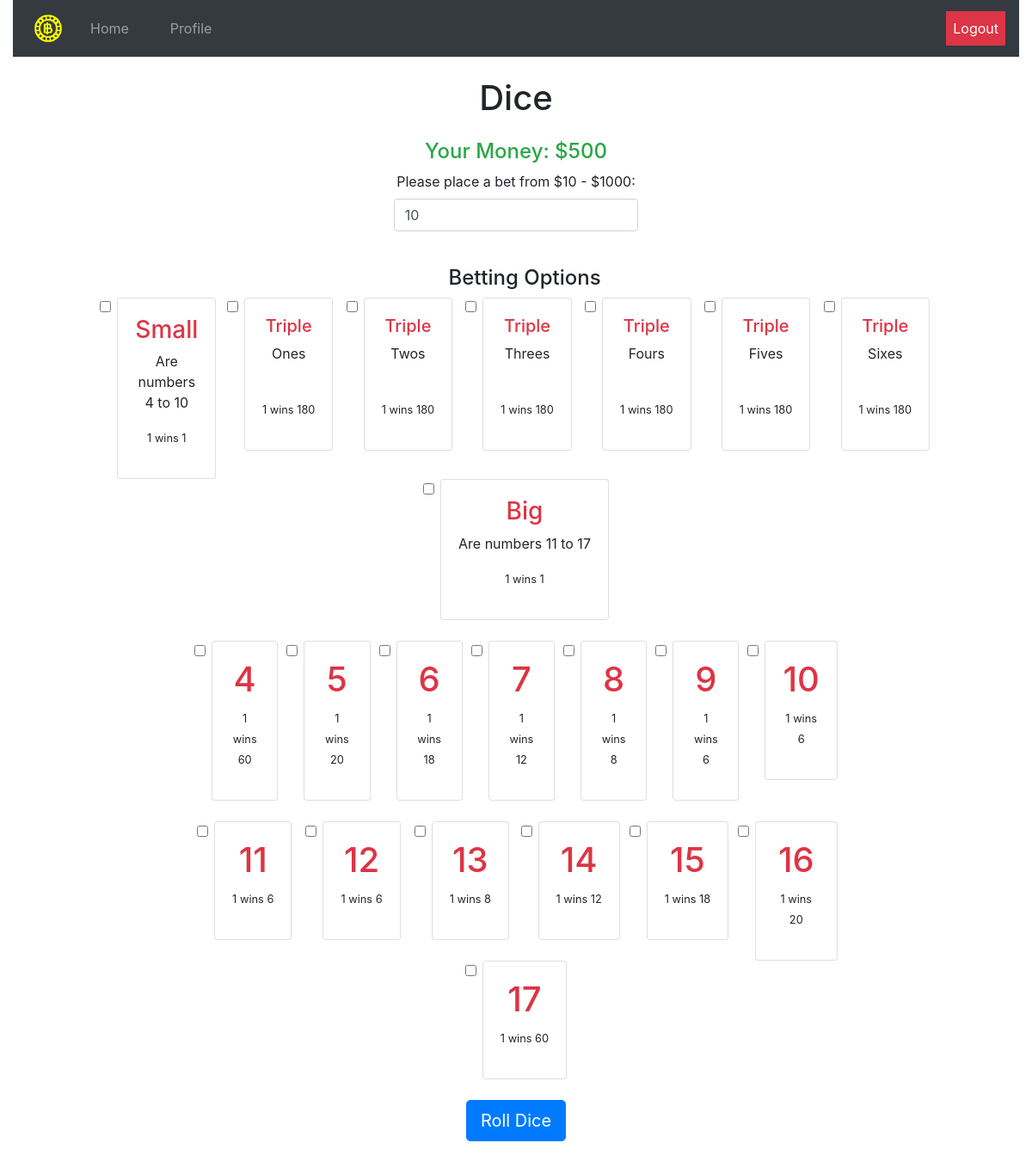
/dice (signed in), run on an earlier commit of the app's database.
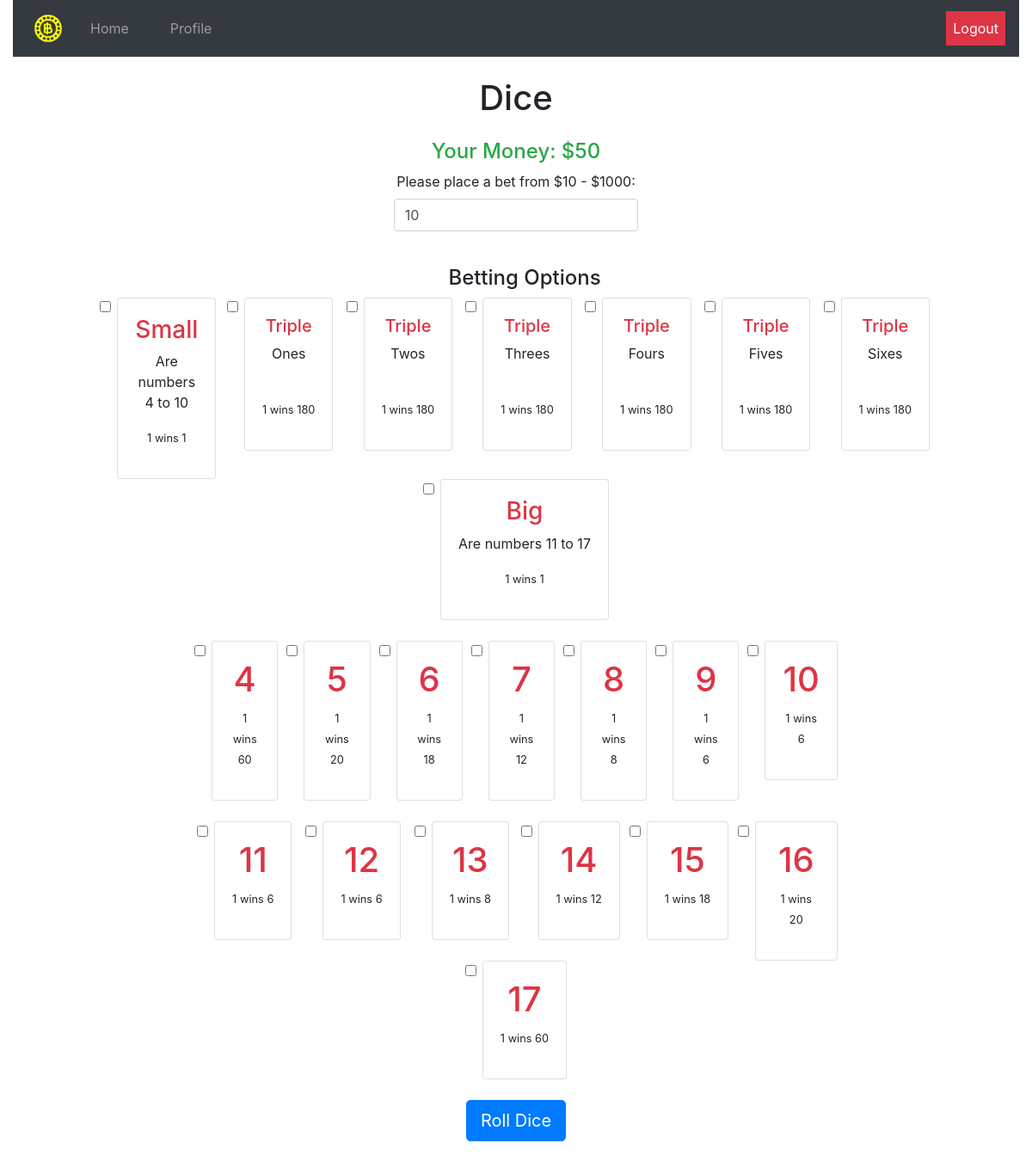
And on a later commit of the database.
### tables this page shows
CREATE TABLE user_tbl (username TEXT, password TEXT, pfp TEXT, money INT, time INT, boosts TEXT);

### app.py (the view, shortened to what this page needs)
@app.route("/dice", methods=["GET", "POST"])
@login_required
def dice():
    user = session['username']
    if request.method == 'GET':
        money = db_manager.getMoney(user)
        return render_template("dice.html", betting=True, money=money)

### app.py (called while the page is built)
def login_required(f):
    @wraps(f)
    def dec(*args, **kwargs):
        if 'username' in session:
            for arg in args:
                print(arg)
            return f(*args, **kwargs)
        flash('You must be logged in to view this page!', 'alert-danger')
        return redirect('/')
    return dec

### utl/db_builder.py (called while the page is built)
def execmany(cmd, inputs):
    db = sqlite3.connect(DB_FILE)
    c = db.cursor()
    output = c.execute(cmd, inputs)
    db.commit()
    return output

### utl/db_manager.py (called while the page is built)
def getMoney(username):
    q = "SELECT money from user_tbl WHERE username=?"
    inputs = (username, )
    data = execmany(q, inputs).fetchone()[0]
    return data

### templates/dice.html (shortened to what this page needs)
{% extends "_base.html" %}
{% block body %}
<h1>Dice</h1>
<div class="w-100 p-3">
	<h4 class="text-success">Your Money: ${{ money }}</h4>
	{% if betting %}
  <form action="/dice" method="POST">
    <div class="form-group">
      <label for="bet">Please place a bet from $10 - $1000:</label>
      <input name="bet" type="number" class="form-control w-25"  min="10" max="1000" id="bet" value=10>
    </div><br>
		<div class="form-check" style="width:85%;" id="options">
			<h4>Betting Options</h4>
			<div class="row">
				<div class="col">
					<input class="form-check-input" type="checkbox" value="small" name="options">
				  <label class="form-check-label">
						<div class="card">
						  <div class="card-body">
						    <h3 class="text-danger">Small</h3>
								<p>Are numbers 4 to 10</p>
								<p><small> 1 wins 1 </small></p>
						  </div>
						</div>
				  </label>
				</div>
				<div class="col">
					<input class="form-check-input" type="checkbox" value="triple1" name="options" >
				  <label class="form-check-label">
						<div class="card">
						  <div class="card-body">
								<h5 class="text-danger">Triple</h5>
								<p>Ones</p><br>
								<p><small> 1 wins 180 </small></p>
						  </div>
						</div>
				  </label>
				</div>
				<div class="col">
					<input class="form-check-input" type="checkbox" value="triple2" name="options" >
				  <label class="form-check-label">
						<div class="card">
						  <div class="card-body">
								<h5 class="text-danger">Triple</h5>
								<p>Twos</p><br>
								<p><small> 1 wins 180 </small></p>
						  </div>
						</div>
				  </label>
				</div>
				<div class="col">
					<input class="form-check-input" type="checkbox" value="triple3" name="options" >
				  <label class="form-check-label">
						<div class="card">
						  <div class="card-body">
								<h5 class="text-danger">Triple</h5>
								<p>Threes</p><br>
								<p><small> 1 wins 180 </small></p>
						  </div>
						</div>
				  </label>
				</div>
				<div class="col">
					<input class="form-check-input" type="checkbox" value="triple4" name="options" >
				  <label class="form-check-label">
						<div class="card">
						  <div class="card-body">
								<h5 class="text-danger">Triple</h5>
								<p>Fours</p><br>
								<p><small> 1 wins 180 </small></p>
						  </div>
						</div>
				  </label>
				</div>
				<div class="col">
					<input class="form-check-input" type="checkbox" value="triple5" name="options" >
				  <label class="form-check-label">
						<div class="card">
						  <div class="card-body">
								<h5 class="text-danger">Triple</h5>
								<p>Fives</p><br>
								<p><small> 1 wins 180 </small></p>
						  </div>
						</div>
				  </label>
				</div>
				<div class="col">
					<input class="form-check-input" type="checkbox" value="triple6" name="options" >
				  <label class="form-check-label">
						<div class="card">
						  <div class="card-body">
								<h5 class="text-danger">Triple</h5>
								<p>Sixes</p><br>
								<p><small> 1 wins 180 </small></p>
						  </div>
						</div>
				  </label>
				</div>
				<div class="col">
					<input class="form-check-input" type="checkbox" value="big" name="options" >
				  <label class="form-check-label">
						<div class="card">
						  <div class="card-body">
						    <h3 class="text-danger">Big</h3>
								<p>Are numbers 11 to 17</p>
								<p><small> 1 wins 1 </small></p>
						  </div>
						</div>
				  </label>
				</div>
			</div>
			<br>
			<div class="row" style="width:80%">
				<div class="col">
					<input class="form-check-input" type="checkbox" value="sum4" name="options">
					<label class="form-check-label">
						<div class="card">
						  <div class="card-body">
								<h1 class="text-danger">4</h1>
								<p><small>1 wins 60</small></p>
						  </div>
						</div>
				  </label>
				</div>
				<div class="col">
					<input class="form-check-input" type="checkbox" value="sum5" name="options">
					<label class="form-check-label">
						<div class="card">
						  <div class="card-body">
								<h1 class="text-danger">5</h1>
								<p><small>1 wins 20</small></p>
						  </div>
						</div>
				  </label>
				</div>
				<div class="col">
					<input class="form-check-input" type="checkbox" value="sum6" name="options">
					<label class="form-check-label">
						<div class="card">
						  <div class="card-body">
								<h1 class="text-danger">6</h1>
								<p><small>1 wins 18</small></p>
						  </div>
						</div>
				  </label>
				</div>
				<div class="col">
					<input class="form-check-input" type="checkbox" value="sum7" name="options">
					<label class="form-check-label">
						<div class="card">
						  <div class="card-body">
								<h1 class="text-danger">7</h1>
								<p><small>1 wins 12</small></p>
						  </div>
						</div>
				  </label>
				</div>
				<div class="col">
					<input class="form-check-input" type="checkbox" value="sum8" name="options">
					<label class="form-check-label">
						<div class="card">
						  <div class="card-body">
								<h1 class="text-danger">8</h1>
								<p><small>1 wins 8</small></p>
						  </div>
						</div>
				  </label>
				</div>
				<div class="col">
					<input class="form-check-input" type="checkbox" value="sum9" name="options">
					<label class="form-check-label">
						<div class="card">
						  <div class="card-body">
								<h1 class="text-danger">9</h1>
								<p><small>1 wins 6</small></p>
						  </div>
						</div>
				  </label>
				</div>
				<div class="col">
					<input class="form-check-input" type="checkbox" value="sum10" name="options">
					<label class="form-check-label">
						<div class="card">
						  <div class="card-body">
								<h1 class="text-danger">10</h1>
								<p><small>1 wins 6</small></p>
						  </div>
						</div>
				  </label>
				</div>
			</div>
			<br>
			<div class="row" style="width:80%">
				<div class="col">
					<input class="form-check-input" type="checkbox" value="sum11" name="options">
					<label class="form-check-label">
						<div class="card">
							<div class="card-body">
								<h1 class="text-danger">11</h1>
								<p><small>1 wins 6</small></p>
							</div>
						</div>
					</label>
				</div>
				<div class="col">
					<input class="form-check-input" type="checkbox" value="sum12" name="options">
					<label class="form-check-label">
						<div class="card">
							<div class="card-body">
								<h1 class="text-danger">12</h1>
								<p><small>1 wins 6</small></p>
							</div>
						</div>
					</label>
				</div>
				<div class="col">
					<input class="form-check-input" type="checkbox" value="sum13" name="options">
					<label class="form-check-label">
						<div class="card">
							<div class="card-body">
								<h1 class="text-danger">13</h1>
								<p><small>1 wins 8</small></p>
							</div>
						</div>
					</label>
				</div>
				<div class="col">
					<input class="form-check-input" type="checkbox" value="sum14" name="options">
					<label class="form-check-label">
						<div class="card">
							<div class="card-body">
								<h1 class="text-danger">14</h1>
								<p><small>1 wins 12</small></p>
							</div>
						</div>
					</label>
				</div>
				<div class="col">
					<input class="form-check-input" type="checkbox" value="sum15" name="options">
					<label class="form-check-label">
						<div class="card">
							<div class="card-body">
								<h1 class="text-danger">15</h1>
								<p><small>1 wins 18</small></p>
							</div>
						</div>
					</label>
				</div>
				<div class="col">
					<input class="form-check-input" type="checkbox" value="sum16" name="options">
					<label class="form-check-label">
						<div class="card">
							<div class="card-body">
								<h1 class="text-danger">16</h1>
								<p><small>1 wins 20</small></p>
							</div>
						</div>
					</label>
				</div>
				<div class="col">
					<input class="form-check-input" type="checkbox" value="sum17" name="options">
					<label class="form-check-label">
						<div class="card">
							<div class="card-body">
								<h1 class="text-danger">17</h1>
								<p><small>1 wins 60</small></p>
							</div>
						</div>
					</label>
				</div>
			</div>
		</div>
		<br>
		<button type="submit" class="btn btn-primary btn-lg">Roll Dice</button>
		</form>
		{% endif %}
</div>
{% endblock %}

### templates/_base.html (shortened to what this page needs)
<!DOCTYPE html>
<html>
	<head>
		<link rel="stylesheet" href="https://maxcdn.bootstrapcdn.com/bootstrap/4.3.1/css/bootstrap.min.css">
	</head>
	<body>
		<div class="container-fluid">
			<center>
				{% block header %}
				<nav class="navbar navbar-expand-lg navbar-dark bg-dark">
						<a class="navbar-nav" href="/home">
							<img src="/static/logo.png" width="50" height="50"/>
						</a>
				    <div class="collapse navbar-collapse" id="navbarSupportedContent">
				        <ul class="navbar-nav">
				            <li class="nav-item {{ home }} px-3">
				                <a class="nav-link" href="/home"> Home </a>
				            </li>
				        </ul>
								<ul class="navbar-nav">
				            <li class="nav-item {{ profile }} px-3">
				                <a class="nav-link" href="/profile"> Profile </a>
				            </li>
				        </ul>
				        <ul class="navbar-nav ml-auto">
										<li class="nav-item navbar-right">
				                <a class="nav-link text-white bg-danger" href="/logout"> Logout </a>
				            </li>
				        </ul>
				    </div>
				</nav>
				{% endblock %}
				<br>
				{% set msgs = get_flashed_messages(with_categories=true) %}
				{% block body %}
				{% endblock %}
			</center>
		</div>
	</body>
</html>

What changed in the data, as far as the page shows it:
no longer on this page (row edited): user_tbl: money "500"
Also different on the page:
{{ money }}: (not shown) → "50"
